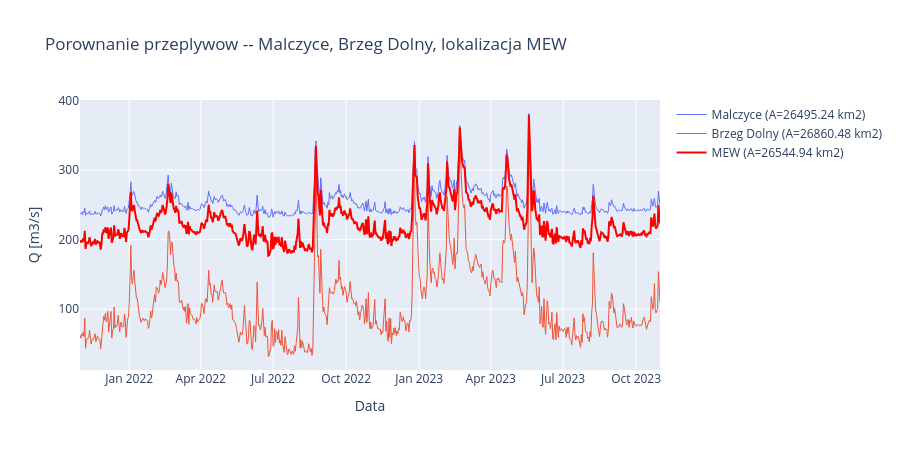

Notebook code cell kept with this figure:
### Markdown cell above
**Prompt do LLM:**
> *"Narysuj wykres porownawczy przeplywow z trzech lokalizacji (Malczyce, Brzeg Dolny,
> MEW interpolowany) na osi czasu -- ostatnie 2 lata. Uzyj plotly."*

### Code cell
# Porownanie przeplywow -- ostatnie 2 lata
last_2y = df_mew[df_mew['date'] >= df_mew['date'].max() - pd.Timedelta(days=730)]

fig = go.Figure()
fig.add_trace(go.Scatter(x=last_2y['date'], y=last_2y['Q_up'],
    mode='lines', name=f'Malczyce (A={A_UP} km2)', line=dict(width=1)))
fig.add_trace(go.Scatter(x=last_2y['date'], y=last_2y['Q_down'],
    mode='lines', name=f'Brzeg Dolny (A={A_DOWN} km2)', line=dict(width=1)))
fig.add_trace(go.Scatter(x=last_2y['date'], y=last_2y['Q_mew'],
    mode='lines', name=f'MEW (A={A_TARGET} km2)', line=dict(color='red', width=2)))
fig.update_layout(
    title='Porownanie przeplywow -- Malczyce, Brzeg Dolny, lokalizacja MEW',
    xaxis_title='Data', yaxis_title='Q [m3/s]', height=450, hovermode='x unified',
)
fig.show()

### Figure 1 — Plotly figure (JSON) as saved in the notebook; plotly's stock layout.template omitted (floating-point values rounded to 4 significant figures; data arrays with more than 128 entries replaced by an {"elided": "..."} marker saying what was removed)
{"data": [{"line": {"width": 1}, "mode": "lines", "name": "Malczyce (A=26495.24 km2)", "type": "scatter", "x": {"elided": "731 str values"}, "y": {"elided": "731 float values"}}, {"line": {"width": 1}, "mode": "lines", "name": "Brzeg Dolny (A=26860.48 km2)", "type": "scatter", "x": {"elided": "731 str values"}, "y": {"elided": "731 float values"}}, {"line": {"color": "red", "width": 2}, "mode": "lines", "name": "MEW (A=26544.94 km2)", "type": "scatter", "x": {"elided": "731 str values"}, "y": {"elided": "731 float values"}}], "layout": {"height": 450, "hovermode": "x unified", "title": {"text": "Porownanie przeplywow -- Malczyce, Brzeg Dolny, lokalizacja MEW"}, "xaxis": {"title": {"text": "Data"}}, "yaxis": {"title": {"text": "Q [m3/s]"}}}}
